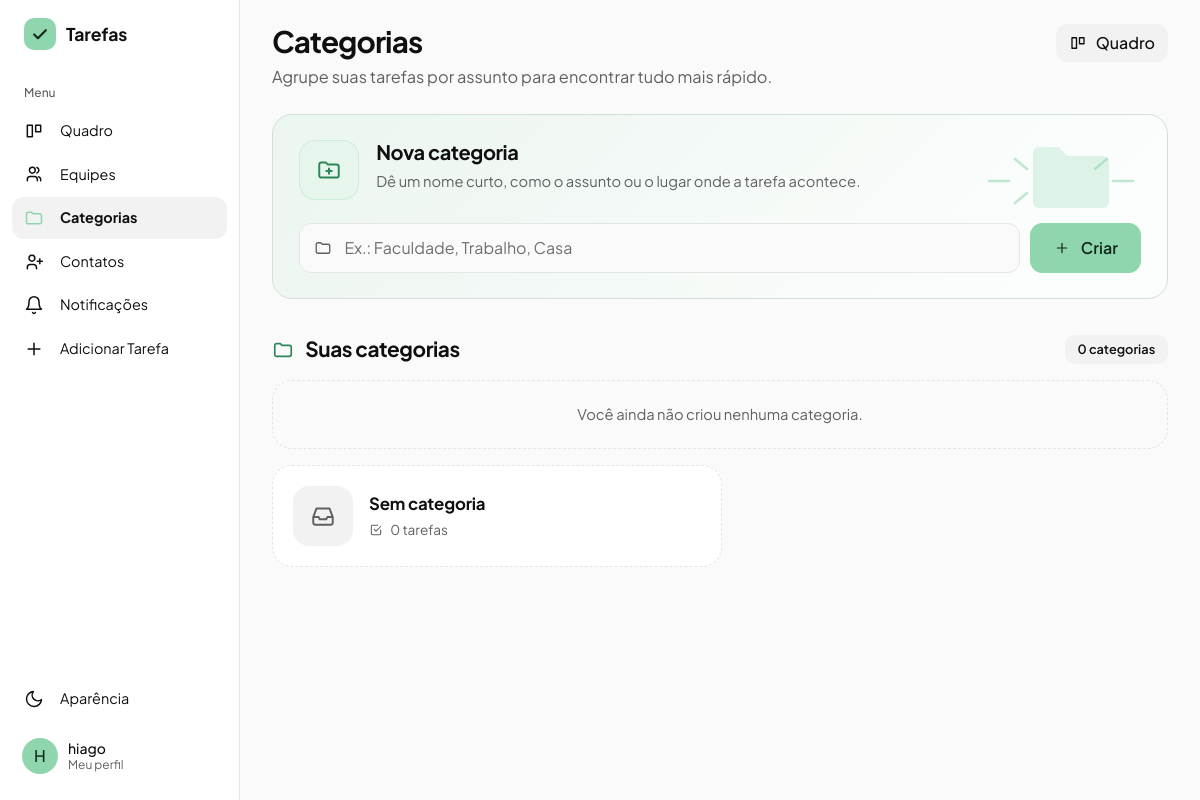
The page /categorias (signed in) on the database as committed earlier.
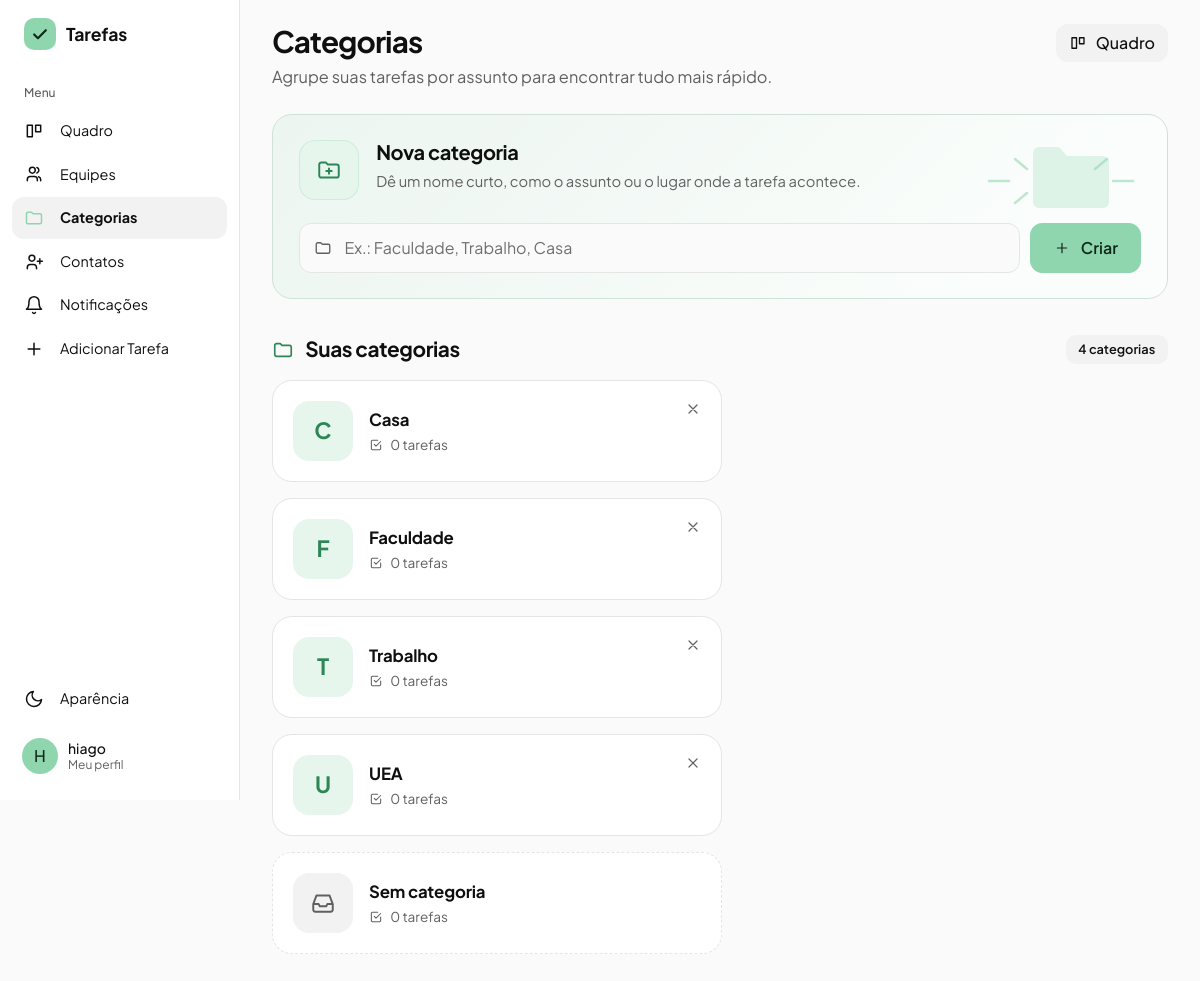
The same page on the database as committed later.
### gerenciador_de_tarefas/models.py (models this page shows)
class Categoria(db.Model):
    id = db.Column(db.Integer, primary_key=True)
    nome = db.Column(db.String(50), nullable=False)
    usuario_id = db.Column(db.Integer, db.ForeignKey('usuario.id'), nullable=False)
    tarefas = db.relationship('Tarefa', backref='categoria', lazy=True)
    dono = db.relationship('Usuario')

### gerenciador_de_tarefas/app.py (the view)
@app.route('/categorias')
@login_required
def ver_categorias():
    todas = categorias_do_usuario()
    contagem = {c.id: 0 for c in todas}
    sem_categoria = 0
    for t in tarefas_individuais():
        if t.categoria_id in contagem:
            contagem[t.categoria_id] += 1
        else:
            sem_categoria += 1
    compartilhadas = CategoriaCompartilhada.query.filter_by(usuario_id=current_user.id).all()
    return render_template('categorias.html', categorias=todas,
                           contagem=contagem, sem_categoria=sem_categoria,
                           compartilhadas=compartilhadas)

### gerenciador_de_tarefas/app.py (called while the page is built)
@login_manager.user_loader
def load_user(user_id):
    return db.session.get(Usuario, int(user_id))

@app.context_processor
def injetar_categorias_globais():
    if current_user.is_authenticated:
        return dict(categorias_globais=categorias_acessiveis())
    return dict(categorias_globais=[])

@app.context_processor
def injetar_notificacoes():
    if not current_user.is_authenticated:
        return dict(n_notificacoes=0)
    n = (Contato.query.filter_by(destinatario_id=current_user.id, status='pendente').count()
         + ConviteEquipe.query.filter_by(convidado_id=current_user.id).count()
         + Tarefa.query.filter_by(responsavel_id=current_user.id, aceite='aguardando').count())
    return dict(n_notificacoes=n)

def categorias_do_usuario():
    return Categoria.query.filter_by(usuario_id=current_user.id).order_by(Categoria.nome).all()

def categorias_acessiveis():
    proprias = categorias_do_usuario()
    de_outros = [cs.categoria for cs in CategoriaCompartilhada.query.filter_by(usuario_id=current_user.id).all()]
    return proprias + sorted(de_outros, key=lambda c: c.nome.lower())

### gerenciador_de_tarefas/templates/categorias.html (shortened to what this page needs)
{% extends "base.html" %}
{% block content %}
{% macro ico(nome, t=18) -%}
<svg width="{{ t }}" height="{{ t }}" viewBox="0 0 24 24" fill="none" stroke="currentColor" stroke-width="1.8" stroke-linecap="round" stroke-linejoin="round" aria-hidden="true">
{%- if nome == 'pasta' %}<path d="M3 7a2 2 0 012-2h4l2 2h8a2 2 0 012 2v8a2 2 0 01-2 2H5a2 2 0 01-2-2z"/>
{%- elif nome == 'pasta-mais' %}<path d="M3 7a2 2 0 012-2h4l2 2h8a2 2 0 012 2v8a2 2 0 01-2 2H5a2 2 0 01-2-2zM12 10.5v5M9.5 13h5"/>
{%- elif nome == 'plus' %}<path d="M12 5v14M5 12h14"/>
{%- elif nome == 'tarefa' %}<path d="M9 11l3 3 8-8M20 12v6a2 2 0 01-2 2H6a2 2 0 01-2-2V6a2 2 0 012-2h9"/>
{%- elif nome == 'caixa' %}<path d="M3 13l3-8h12l3 8M3 13v5a2 2 0 002 2h14a2 2 0 002-2v-5M3 13h5l1 2h6l1-2h5"/>
{%- elif nome == 'quadro' %}<path d="M4 5h6v14H4zM14 5h6v8h-6z"/>
{%- elif nome == 'x' %}<path d="M6 6l12 12M18 6L6 18"/>
{%- endif %}</svg>
{%- endmacro %}
<div class="eq-topo">
    <div>
        <h1 class="titulo-pagina">Categorias</h1>
        <p class="eq-subtitulo">Agrupe suas tarefas por assunto para encontrar tudo mais rápido.</p>
    </div>
    <a href="{{ url_for('quadro') }}" class="btn btn-outline-secondary cat-btn-quadro">{{ ico('quadro', 18) }} Quadro</a>
</div>
<section class="eq-card eq-card-destaque cat-nova">
    <div class="eq-card-topo">
        <span class="eq-card-icone">{{ ico('pasta-mais', 26) }}</span>
        <div>
            <h2 class="eq-card-titulo">Nova categoria</h2>
            <p class="eq-card-sub">Dê um nome curto, como o assunto ou o lugar onde a tarefa acontece.</p>
        </div>
    </div>
    <form method="POST" action="{{ url_for('criar_categoria') }}" class="eq-form">
        <div class="eq-form-linha">
            <div class="eq-campo">
                <input type="text" id="nomeCategoria" name="nome" class="form-control eq-input"
                       placeholder="Ex.: Faculdade, Trabalho, Casa" maxlength="50" required>
            </div>
            <button type="submit" class="btn btn-principal">{{ ico('plus', 16) }} Criar</button>
        </div>
    </form>
</section>
<section class="eq-secao mb-5">
    <div class="eq-secao-cab">
        <h2 class="eq-secao-titulo">{{ ico('pasta', 22) }} Suas categorias</h2>
        <span class="eq-contagem">{{ categorias|length }} categoria{{ '' if categorias|length == 1 else 's' }}</span>
    </div>
    {% if not categorias %}
    <p class="cat-vazio">Você ainda não criou nenhuma categoria.</p>
    {% endif %}
    <div class="cat-lista">
        {% for c in categorias %}
        <div class="cat-card">
            <a href="{{ url_for('ver_categoria', categoria_id=c.id) }}" class="cat-card-link">
                <span class="eq-inicial" aria-hidden="true">{{ c.nome[:1]|upper }}</span>
                <div class="eq-equipe-corpo">
                    <div class="eq-equipe-nome">{{ c.nome }}</div>
                    <div class="eq-equipe-meta">{{ ico('tarefa', 14) }} {{ contagem[c.id] }} tarefa{{ '' if contagem[c.id] == 1 else 's' }}</div>
                </div>
            </a>
            <form method="POST" action="{{ url_for('excluir_categoria', categoria_id=c.id) }}"
                  class="cat-excluir"
                  onsubmit="return confirm('Excluir a categoria? As tarefas ficam sem categoria.');">
                <button type="submit" aria-label="Excluir categoria">{{ ico('x', 16) }}</button>
            </form>
        </div>
        {% endfor %}
        <a href="{{ url_for('quadro', categoria='nenhuma') }}" class="cat-card cat-card-link cat-sem">
            <span class="eq-inicial cat-sem-icone" aria-hidden="true">{{ ico('caixa', 26) }}</span>
            <div class="eq-equipe-corpo">
                <div class="eq-equipe-nome">Sem categoria</div>
                <div class="eq-equipe-meta">{{ ico('tarefa', 14) }} {{ sem_categoria }} tarefa{{ '' if sem_categoria == 1 else 's' }}</div>
            </div>
        </a>
    </div>
</section>
{% endblock %}

Rows that differ between the two databases and show on the page:
added Categoria: nome "C", nome "Casa", {{ t }} 14 (drawn), contagem "0", id "s"
added Categoria: nome "F", nome "Faculdade", {{ t }} 14 (drawn), contagem "0", id "s"
added Categoria: nome "T", nome "Trabalho", {{ t }} 14 (drawn), contagem "0", id "s"
added Categoria: nome "U", nome "UEA", {{ t }} 14 (drawn), contagem "0", id "s"
Other text that changed with them:
{{ categorias|length }}: "0" → "4"
text no longer shown: "Você ainda não criou nenhuma categoria."
